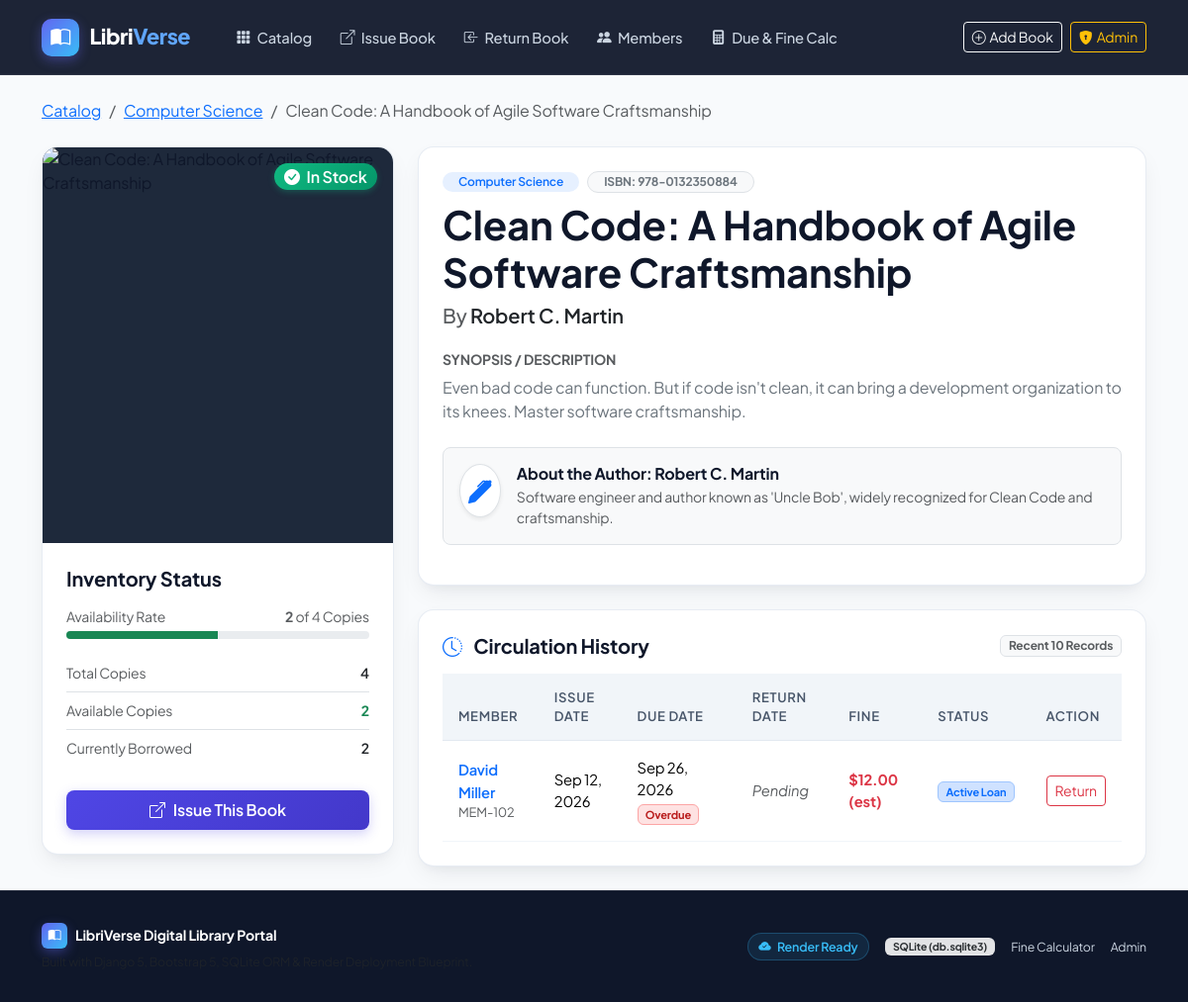
The app's page /books/5/ with its own data.
### library/models.py (models this page shows, shortened)
class Book(models.Model):
    GENRE_CHOICES = [
        ('Fiction', 'Fiction'),
        ('Non-Fiction', 'Non-Fiction'),
        ('Science & Tech', 'Science & Tech'),
        ('History', 'History'),
        ('Biography', 'Biography'),
        ('Philosophy', 'Philosophy'),
        ('Fantasy & Sci-Fi', 'Fantasy & Sci-Fi'),
        ('Mystery & Thriller', 'Mystery & Thriller'),
        ('Classic Literature', 'Classic Literature'),
        ('Computer Science', 'Computer Science'),
        ('Business & Economics', 'Business & Economics'),
    ]
    title = models.CharField(max_length=255)
    author = models.ForeignKey(Author, on_delete=models.CASCADE, related_name='books')
    isbn = models.CharField(max_length=20, unique=True, verbose_name="ISBN")
    genre = models.CharField(max_length=100, choices=GENRE_CHOICES, default='Fiction')
    total_copies = models.PositiveIntegerField(default=1)
    available_copies = models.PositiveIntegerField(default=1)
    cover_url = models.URLField(
        blank=True,
        null=True,
        help_text="Direct link to book cover image",
        default="https://images.unsplash.com/photo-1544716278-ca5e3f4abd8c?auto=format&fit=crop&w=600&q=80"
    )
    description = models.TextField(blank=True, help_text="Synopsis or book summary")
    class Meta:
        ordering = ['title']
    @property
    def borrowed_copies(self):
        return max(0, self.total_copies - self.available_copies)

class Author(models.Model):
    name = models.CharField(max_length=200, help_text="Author's full name")
    biography = models.TextField(blank=True, help_text="Short author biography")
    class Meta:
        ordering = ['name']

class CirculationRecord(models.Model):
    book = models.ForeignKey(Book, on_delete=models.CASCADE, related_name='circulation_records')
    member = models.ForeignKey(Member, on_delete=models.CASCADE, related_name='circulation_records')
    issue_date = models.DateField(default=timezone.now)
    due_date = models.DateField(blank=True)
    return_date = models.DateField(null=True, blank=True)
    fine_amount = models.DecimalField(max_digits=7, decimal_places=2, default=Decimal('0.00'))
    returned = models.BooleanField(default=False)
    class Meta:
        ordering = ['-issue_date']
    @property
    def is_overdue(self):
        if self.returned:
            return False
        today = timezone.localdate() if hasattr(timezone, 'localdate') else date.today()
        return today > self.due_date
    @property
    def overdue_days(self):
        if self.returned:
            if self.return_date and self.due_date and self.return_date > self.due_date:
                return (self.return_date - self.due_date).days
            return 0
        today = timezone.localdate() if hasattr(timezone, 'localdate') else date.today()
        if today > self.due_date:
            return (today - self.due_date).days
        return 0
    @property
    def current_estimated_fine(self):
        if self.returned:
            return self.fine_amount
        return Decimal(str(self.overdue_days)) * DAILY_FINE_RATE

class Member(models.Model):
    name = models.CharField(max_length=200)
    member_id = models.CharField(max_length=50, unique=True, verbose_name="Member ID")
    email = models.EmailField(unique=True)
    phone = models.CharField(max_length=25, blank=True)
    joined_date = models.DateField(default=timezone.now)
    class Meta:
        ordering = ['name']

### library/views.py (the view)
# urls.py: path('books/<int:pk>/', views.book_detail_view, name='book_detail'),
def book_detail_view(request, pk):
    book = get_object_or_404(Book.objects.select_related('author'), pk=pk)
    records = book.circulation_records.select_related('member').order_by('-issue_date')[:10]
    today = timezone.localdate() if hasattr(timezone, 'localdate') else date.today()
    context = {
        'book': book,
        'records': records,
        'today': today,
    }
    return render(request, 'library/book_detail.html', context)

### library/templates/library/book_detail.html (shortened to what this page needs)
{% extends 'library/base.html' %}
{% load static %}
{% block content %}
<div class="container py-4">
    <nav aria-label="breadcrumb" class="mb-4">
        <ol class="breadcrumb">
            <li class="breadcrumb-item"><a href="{% url 'catalog' %}">Catalog</a></li>
            <li class="breadcrumb-item"><a href="{% url 'catalog' %}?genre={{ book.genre }}">{{ book.genre }}</a></li>
            <li class="breadcrumb-item active" aria-current="page">{{ book.title }}</li>
        </ol>
    </nav>
    <div class="row g-4">
        <div class="col-lg-4">
            <div class="card-modern">
                <div style="height: 400px; background-color: #1e293b; overflow: hidden; position: relative;">
                    <img src="{{ book.cover_url|default:'https://images.unsplash.com/photo-1544716278-ca5e3f4abd8c?auto=format&fit=crop&w=600&q=80' }}"
                         alt="{{ book.title }}"
                         class="w-100 h-100"
                         style="object-fit: cover;"
                         onerror="this.onerror=null; this.src='https://images.unsplash.com/photo-1544716278-ca5e3f4abd8c?auto=format&fit=crop&w=600&q=80';">
                    <div class="position-absolute top-0 end-0 m-3">
                        {% if book.available_copies > 0 %}
                        <span class="badge badge-available fs-6">
                            <i class="bi bi-check-circle-fill me-1"></i> In Stock
                        </span>
                        {% else %}
                        <span class="badge badge-unavailable fs-6">
                            <i class="bi bi-x-circle-fill me-1"></i> All Checked Out
                        </span>
                        {% endif %}
                    </div>
                </div>
                <div class="p-4">
                    <h5 class="fw-bold mb-3">Inventory Status</h5>
                    <div class="mb-3">
                        <div class="d-flex justify-content-between small text-muted mb-1">
                            <span>Availability Rate</span>
                            <span><strong>{{ book.available_copies }}</strong> of {{ book.total_copies }} Copies</span>
                        </div>
                        <div class="progress" style="height: 8px;">
                            <div class="progress-bar {% if book.available_copies > 0 %}bg-success{% else %}bg-danger{% endif %}"
                                 role="progressbar"
                                 style="width: {% widthratio book.available_copies book.total_copies 100 %}%;"></div>
                        </div>
                    </div>
                    <ul class="list-group list-group-flush mb-4 small">
                        <li class="list-group-item d-flex justify-content-between px-0">
                            <span class="text-muted">Total Copies</span>
                            <span class="fw-semibold">{{ book.total_copies }}</span>
                        </li>
                        <li class="list-group-item d-flex justify-content-between px-0">
                            <span class="text-muted">Available Copies</span>
                            <span class="fw-bold {% if book.available_copies > 0 %}text-success{% else %}text-danger{% endif %}">{{ book.available_copies }}</span>
                        </li>
                        <li class="list-group-item d-flex justify-content-between px-0">
                            <span class="text-muted">Currently Borrowed</span>
                            <span class="fw-semibold">{{ book.borrowed_copies }}</span>
                        </li>
                    </ul>
                    {% if book.available_copies > 0 %}
                    <a href="{% url 'issue_book_preselected' book.id %}" class="btn btn-primary-custom w-100 py-2 d-flex align-items-center justify-content-center gap-2">
                        <i class="bi bi-box-arrow-up-right"></i> Issue This Book
                    </a>
                    {% else %}
                    <div class="alert alert-warning py-2 px-3 small mb-0 text-center">
                        <i class="bi bi-clock-history me-1"></i> All copies are currently checked out. Return an existing copy to issue.
                    </div>
                    {% endif %}
                </div>
            </div>
        </div>
        <div class="col-lg-8">
            <div class="card-modern p-4 mb-4">
                <div class="d-flex flex-wrap align-items-center gap-2 mb-2">
                    <span class="badge bg-primary bg-opacity-10 text-primary fw-semibold px-3 py-1 rounded-pill">
                        {{ book.genre }}
                    </span>
                    <span class="badge bg-light text-secondary border px-3 py-1 rounded-pill">
                        ISBN: {{ book.isbn }}
                    </span>
                </div>
                <h1 class="display-6 fw-bold mb-2">{{ book.title }}</h1>
                <h5 class="text-muted mb-4">
                    By <span class="text-dark fw-semibold">{{ book.author.name }}</span>
                </h5>
                <div class="mb-4">
                    <h6 class="fw-bold text-uppercase text-muted small letter-spacing">Synopsis / Description</h6>
                    <p class="text-secondary leading-relaxed">
                        {{ book.description|default:"No extended synopsis provided for this book edition in the digital catalog." }}
                    </p>
                </div>
                <div class="bg-light p-3 rounded-3 border mb-3">
                    <div class="d-flex align-items-start gap-3">
                        <div class="bg-white p-2 rounded-circle border shadow-sm text-primary">
                            <i class="bi bi-pen-fill fs-4"></i>
                        </div>
                        <div>
                            <h6 class="fw-bold mb-1">About the Author: {{ book.author.name }}</h6>
                            <p class="small text-muted mb-0">
                                {{ book.author.biography|default:"Biography information is currently being updated in the library database." }}
                            </p>
                        </div>
                    </div>
                </div>
            </div>
            <div class="card-modern p-4">
                <div class="d-flex justify-content-between align-items-center mb-3">
                    <h5 class="fw-bold mb-0">
                        <i class="bi bi-clock-history text-primary me-2"></i> Circulation History
                    </h5>
                    <span class="badge bg-light text-muted border">Recent 10 Records</span>
                </div>
                {% if records %}
                <div class="table-responsive">
                    <table class="table table-custom">
                        <thead>
                            <tr>
                                <th>Member</th>
                                <th>Issue Date</th>
                                <th>Due Date</th>
                                <th>Return Date</th>
                                <th>Fine</th>
                                <th>Status</th>
                                <th>Action</th>
                            </tr>
                        </thead>
                        <tbody>
                            {% for rec in records %}
                            <tr>
                                <td>
                                    <a href="{% url 'member_dashboard' rec.member.id %}" class="fw-semibold text-decoration-none">
                                        {{ rec.member.name }}
                                    </a>
                                    <div class="small text-muted">{{ rec.member.member_id }}</div>
                                </td>
                                <td>{{ rec.issue_date|date:"M d, Y" }}</td>
                                <td>
                                    {{ rec.due_date|date:"M d, Y" }}
                                    {% if not rec.returned and rec.due_date < today %}
                                    <div class="badge badge-overdue small mt-1">Overdue</div>
                                    {% endif %}
                                </td>
                                <td>
                                    {% if rec.return_date %}
                                        {{ rec.return_date|date:"M d, Y" }}
                                    {% else %}
                                        <span class="text-muted fst-italic">Pending</span>
                                    {% endif %}
                                </td>
                                <td>
                                    {% if rec.fine_amount > 0 %}
                                        <span class="text-danger fw-bold">${{ rec.fine_amount }}</span>
                                    {% elif not rec.returned and rec.is_overdue %}
                                        <span class="text-danger fw-bold">${{ rec.current_estimated_fine }} (est)</span>
                                    {% else %}
                                        <span class="text-muted">$0.00</span>
                                    {% endif %}
                                </td>
                                <td>
                                    {% if rec.returned %}
                                        <span class="badge bg-success-subtle text-success border border-success-subtle">Returned</span>
                                    {% else %}
                                        <span class="badge bg-primary-subtle text-primary border border-primary-subtle">Active Loan</span>
                                    {% endif %}
                                </td>
                                <td>
                                    {% if not rec.returned %}
                                    <a href="{% url 'return_book' rec.id %}" class="btn btn-sm btn-outline-danger">
                                        Return
                                    </a>
                                    {% else %}
                                    <span class="text-muted small"><i class="bi bi-check2"></i> Closed</span>
                                    {% endif %}
                                </td>
                            </tr>
                            {% endfor %}
                        </tbody>
                    </table>
                </div>
                {% else %}
                <p class="text-muted small mb-0 py-3 text-center">No circulation history records logged yet for this title.</p>
                {% endif %}
            </div>
        </div>
    </div>
</div>
{% endblock %}

### records on screen
Book: genre "Computer Science", title "Clean Code: A Handbook of Agile Software Craftsmanship", available_copies "2", total_copies "4", borrowed_copies "2", isbn "978-0132350884", author.name "Robert C. Martin", description "Even bad code can function. But if code isn't clean, it can bring a development organization to its knees. Master software craftsmanship.", author.biography "Software engineer and author known as 'Uncle Bob', widely recognized for Clean Code and craftsmanship."
CirculationRecord: member.name "David Miller", member.member_id "MEM-102", issue_date "Sep 12, 2026", due_date "Sep 26, 2026", shows "Overdue", shows "Pending", current_estimated_fine "12.00", shows "Active Loan", shows "Return"
